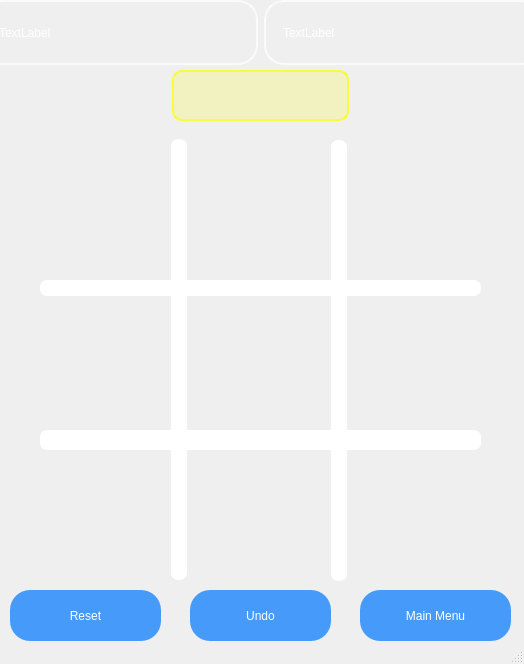
<?xml version="1.0" encoding="UTF-8"?>
<ui version="4.0">
 <class>Gameboard</class>
 <widget class="QMainWindow" name="Gameboard">
  <property name="geometry">
   <rect>
    <x>0</x>
    <y>0</y>
    <width>524</width>
    <height>664</height>
   </rect>
  </property>
  <property name="windowTitle">
   <string>MainWindow</string>
  </property>
  <property name="styleSheet">
   <string notr="true">QMainWindow {
    background: qlineargradient(
        spread: pad,
        x1: 0, y1: 0,
        x2: 1, y2: 1,
        stop: 0 rgba(0, 34, 133, 180),
        stop: 1 rgba(255, 255, 255, 80)
    );
}
</string>
  </property>
  <widget class="QWidget" name="centralwidget">
   <widget class="QPushButton" name="Reset_button">
    <property name="geometry">
     <rect>
      <x>10</x>
      <y>590</y>
      <width>151</width>
      <height>51</height>
     </rect>
    </property>
    <property name="styleSheet">
     <string notr="true">QPushButton {
    border: none;
    color: white;
    background-color: rgba(0, 120, 255, 180); /* أزرق شفاف */
    font: bold 11pt &quot;Arial&quot;;
    border-radius: 20px;
    padding: 8px;
}

QPushButton:hover {
    background-color: rgba(30, 144, 255, 220); /* أزرق أفتح عند المرور */
    font: bold 12pt &quot;Arial&quot;;
}

QPushButton:pressed {
    background-color: rgba(0, 80, 180, 255); /* أزرق داكن عند الضغط */
    font: bold 12pt &quot;Arial&quot;;
}
</string>
    </property>
    <property name="text">
     <string>Reset</string>
    </property>
   </widget>
   <widget class="QPushButton" name="Back_gboard">
    <property name="geometry">
     <rect>
      <x>360</x>
      <y>590</y>
      <width>151</width>
      <height>51</height>
     </rect>
    </property>
    <property name="styleSheet">
     <string notr="true">QPushButton {
    border: none;
    color: white;
    background-color: rgba(0, 120, 255, 180); /* أزرق شفاف */
    font: bold 11pt &quot;Arial&quot;;
    border-radius: 20px;
    padding: 8px;
}

QPushButton:hover {
    background-color: rgba(30, 144, 255, 220); /* أزرق أفتح عند المرور */
    font: bold 12pt &quot;Arial&quot;;
}

QPushButton:pressed {
    background-color: rgba(0, 80, 180, 255); /* أزرق داكن عند الضغط */
    font: bold 12pt &quot;Arial&quot;;
}
</string>
    </property>
    <property name="text">
     <string>Main Menu</string>
    </property>
   </widget>
   <widget class="QWidget" name="gridLayoutWidget_2">
    <property name="geometry">
     <rect>
      <x>-20</x>
      <y>0</y>
      <width>561</width>
      <height>65</height>
     </rect>
    </property>
    <layout class="QHBoxLayout" name="horizontalLayout">
     <item>
      <widget class="QLabel" name="p1_label">
       <property name="styleSheet">
        <string notr="true">QLabel {
    background-color: qlineargradient(
        x1: 0, y1: 0,
        x2: 1, y2: 1,
        stop: 0 rgba(30, 60, 114, 150),
        stop: 1 rgba(42, 82, 152, 150)
    );
    color: white;
    font: bold 14pt &quot;Segoe UI&quot;;
    padding: 14px;
    border-radius: 20px;
    border: 2px solid rgba(255, 255, 255, 180); 
    qproperty-alignment: AlignCenter;
}
QLabel[active=&quot;true&quot;] {
    background-color: qlineargradient(
        x1: 1, y1: 0,
        x2: 0, y2: 1,
        stop: 0 rgba(58, 28, 113, 180),
        stop: 1 rgba(215, 109, 119, 180)
    );
    color: #FFEB3B;
    border: 2px solid #FFEB3B;
}</string>
       </property>
       <property name="text">
        <string>TextLabel</string>
       </property>
      </widget>
     </item>
     <item>
      <widget class="QLabel" name="another_label">
       <property name="styleSheet">
        <string notr="true">QLabel {
    background-color: qlineargradient(
        x1: 0, y1: 0,
        x2: 1, y2: 1,
        stop: 0 rgba(30, 60, 114, 150),
        stop: 1 rgba(42, 82, 152, 150)
    );
    color: white;
    font: bold 14pt &quot;Segoe UI&quot;;
    padding: 14px;
    border-radius: 20px;
    border: 2px solid rgba(255, 255, 255, 180); 
    qproperty-alignment: AlignCenter;
}
QLabel[active=&quot;true&quot;] {
    background-color: qlineargradient(
        x1: 1, y1: 0,
        x2: 0, y2: 1,
        stop: 0 rgba(58, 28, 113, 180),
        stop: 1 rgba(215, 109, 119, 180)
    );
    color: #FFEB3B;
    border: 2px solid #FFEB3B;
}</string>
       </property>
       <property name="text">
        <string>TextLabel</string>
       </property>
      </widget>
     </item>
    </layout>
   </widget>
   <widget class="QPushButton" name="c_1">
    <property name="geometry">
     <rect>
      <x>40</x>
      <y>140</y>
      <width>141</width>
      <height>151</height>
     </rect>
    </property>
    <property name="font">
     <font>
      <pointsize>36</pointsize>
     </font>
    </property>
    <property name="styleSheet">
     <string notr="true">QPushButton {
    background-color: transparent;
    border: none;
}

QPushButton:hover {
    background: qlineargradient(spread:pad, x1:0, y1:0, x2:1, y2:1, stop:0 rgba(0, 0, 255, 255), stop:1 rgba(255, 255, 255, 255));
    border: none;
}</string>
    </property>
    <property name="text">
     <string/>
    </property>
    <property name="icon">
     <iconset>
      <normaloff>../Downloads/Adobe Express - file.png</normaloff>../Downloads/Adobe Express - file.png</iconset>
    </property>
    <property name="iconSize">
     <size>
      <width>150</width>
      <height>125</height>
     </size>
    </property>
   </widget>
   <widget class="QPushButton" name="c_3">
    <property name="geometry">
     <rect>
      <x>340</x>
      <y>140</y>
      <width>141</width>
      <height>151</height>
     </rect>
    </property>
    <property name="styleSheet">
     <string notr="true">QPushButton {
    background-color: transparent;
    border: none;
}

QPushButton:hover {
    background: qlineargradient(spread:pad, x1:0, y1:0, x2:1, y2:1, stop:0 rgba(0, 0, 255, 255), stop:1 rgba(255, 255, 255, 255));
    border: none;
}</string>
    </property>
    <property name="text">
     <string/>
    </property>
    <property name="icon">
     <iconset>
      <normaloff>../Downloads/Adobe Express - file.png</normaloff>../Downloads/Adobe Express - file.png</iconset>
    </property>
    <property name="iconSize">
     <size>
      <width>150</width>
      <height>125</height>
     </size>
    </property>
   </widget>
   <widget class="QPushButton" name="c_2">
    <property name="geometry">
     <rect>
      <x>180</x>
      <y>140</y>
      <width>161</width>
      <height>151</height>
     </rect>
    </property>
    <property name="styleSheet">
     <string notr="true">QPushButton {
    background-color: transparent;
    border: none;
}

QPushButton:hover {
    background: qlineargradient(spread:pad, x1:0, y1:0, x2:1, y2:1, stop:0 rgba(0, 0, 255, 255), stop:1 rgba(255, 255, 255, 255));
    border: none;
}</string>
    </property>
    <property name="text">
     <string/>
    </property>
    <property name="icon">
     <iconset>
      <normaloff>../Downloads/Adobe Express - file (1).png</normaloff>../Downloads/Adobe Express - file (1).png</iconset>
    </property>
    <property name="iconSize">
     <size>
      <width>150</width>
      <height>120</height>
     </size>
    </property>
   </widget>
   <widget class="QPushButton" name="c_6">
    <property name="geometry">
     <rect>
      <x>340</x>
      <y>290</y>
      <width>141</width>
      <height>151</height>
     </rect>
    </property>
    <property name="styleSheet">
     <string notr="true">QPushButton {
    background-color: transparent;
    border: none;
}

QPushButton:hover {
    background: qlineargradient(spread:pad, x1:0, y1:0, x2:1, y2:1, stop:0 rgba(0, 0, 255, 255), stop:1 rgba(255, 255, 255, 255));
    border: none;
}</string>
    </property>
    <property name="text">
     <string/>
    </property>
    <property name="icon">
     <iconset>
      <normaloff>../Downloads/Adobe Express - file (1).png</normaloff>../Downloads/Adobe Express - file (1).png</iconset>
    </property>
    <property name="iconSize">
     <size>
      <width>150</width>
      <height>125</height>
     </size>
    </property>
   </widget>
   <widget class="QPushButton" name="c_5">
    <property name="geometry">
     <rect>
      <x>180</x>
      <y>290</y>
      <width>161</width>
      <height>151</height>
     </rect>
    </property>
    <property name="focusPolicy">
     <enum>Qt::FocusPolicy::StrongFocus</enum>
    </property>
    <property name="styleSheet">
     <string notr="true">QPushButton {
    background-color: transparent;
    border: none;
}

QPushButton:hover {
    background: qlineargradient(spread:pad, x1:0, y1:0, x2:1, y2:1, stop:0 rgba(0, 0, 255, 255), stop:1 rgba(255, 255, 255, 255));
    border: none;
}</string>
    </property>
    <property name="text">
     <string/>
    </property>
    <property name="icon">
     <iconset>
      <normaloff>../Downloads/Adobe Express - file.png</normaloff>../Downloads/Adobe Express - file.png</iconset>
    </property>
    <property name="iconSize">
     <size>
      <width>150</width>
      <height>120</height>
     </size>
    </property>
   </widget>
   <widget class="QPushButton" name="c_4">
    <property name="geometry">
     <rect>
      <x>40</x>
      <y>290</y>
      <width>141</width>
      <height>151</height>
     </rect>
    </property>
    <property name="styleSheet">
     <string notr="true">QPushButton {
    background-color: transparent;
    border: none;
}

QPushButton:hover {
    background: qlineargradient(spread:pad, x1:0, y1:0, x2:1, y2:1, stop:0 rgba(0, 0, 255, 255), stop:1 rgba(255, 255, 255, 255));
    border: none;
}</string>
    </property>
    <property name="text">
     <string/>
    </property>
    <property name="icon">
     <iconset>
      <normaloff>../Downloads/Adobe Express - file (1).png</normaloff>../Downloads/Adobe Express - file (1).png</iconset>
    </property>
    <property name="iconSize">
     <size>
      <width>150</width>
      <height>125</height>
     </size>
    </property>
   </widget>
   <widget class="QPushButton" name="c_9">
    <property name="geometry">
     <rect>
      <x>340</x>
      <y>440</y>
      <width>141</width>
      <height>141</height>
     </rect>
    </property>
    <property name="styleSheet">
     <string notr="true">QPushButton {
    background-color: transparent;
    border: none;
}

QPushButton:hover {
    background: qlineargradient(spread:pad, x1:0, y1:0, x2:1, y2:1, stop:0 rgba(0, 0, 255, 255), stop:1 rgba(255, 255, 255, 255));
    border: none;
}</string>
    </property>
    <property name="text">
     <string/>
    </property>
    <property name="icon">
     <iconset>
      <normaloff>../Downloads/Adobe Express - file.png</normaloff>../Downloads/Adobe Express - file.png</iconset>
    </property>
    <property name="iconSize">
     <size>
      <width>150</width>
      <height>125</height>
     </size>
    </property>
   </widget>
   <widget class="QPushButton" name="c_8">
    <property name="geometry">
     <rect>
      <x>180</x>
      <y>440</y>
      <width>161</width>
      <height>141</height>
     </rect>
    </property>
    <property name="styleSheet">
     <string notr="true">QPushButton {
    background-color: transparent;
    border: none;
}

QPushButton:hover {
    background: qlineargradient(spread:pad, x1:0, y1:0, x2:1, y2:1, stop:0 rgba(0, 0, 255, 255), stop:1 rgba(255, 255, 255, 255));
    border: none;
}</string>
    </property>
    <property name="text">
     <string/>
    </property>
    <property name="icon">
     <iconset>
      <normaloff>../Downloads/Adobe Express - file.png</normaloff>../Downloads/Adobe Express - file.png</iconset>
    </property>
    <property name="iconSize">
     <size>
      <width>150</width>
      <height>120</height>
     </size>
    </property>
   </widget>
   <widget class="QPushButton" name="c_7">
    <property name="geometry">
     <rect>
      <x>40</x>
      <y>440</y>
      <width>141</width>
      <height>141</height>
     </rect>
    </property>
    <property name="styleSheet">
     <string notr="true">QPushButton {
    background-color: transparent;
    border: none;
}

QPushButton:hover {
    background: qlineargradient(spread:pad, x1:0, y1:0, x2:1, y2:1, stop:0 rgba(0, 0, 255, 255), stop:1 rgba(255, 255, 255, 255));
    border: none;
}</string>
    </property>
    <property name="text">
     <string/>
    </property>
    <property name="icon">
     <iconset>
      <normaloff>../Downloads/Adobe Express - file (1).png</normaloff>../Downloads/Adobe Express - file (1).png</iconset>
    </property>
    <property name="iconSize">
     <size>
      <width>150</width>
      <height>125</height>
     </size>
    </property>
   </widget>
   <widget class="QLabel" name="upper">
    <property name="geometry">
     <rect>
      <x>40</x>
      <y>280</y>
      <width>441</width>
      <height>16</height>
     </rect>
    </property>
    <property name="font">
     <font>
      <fontweight>Thin</fontweight>
     </font>
    </property>
    <property name="styleSheet">
     <string notr="true">QLabel {
    background-color: rgba(255, 255, 255, 1); /* Neon white with 30% opacity */
    border: none;
    min-width: 0px;
    min-height: 0px;
    border-radius: 7px;
    box-shadow: 0 0 4px rgba(255, 255, 255, 1); /* Lighter neon glow */
}</string>
    </property>
    <property name="text">
     <string/>
    </property>
   </widget>
   <widget class="QLabel" name="Lower">
    <property name="geometry">
     <rect>
      <x>40</x>
      <y>430</y>
      <width>441</width>
      <height>20</height>
     </rect>
    </property>
    <property name="styleSheet">
     <string notr="true">QLabel {
    background-color: rgba(255, 255, 255, 1); /* Neon white with 30% opacity */
    border: none;
    min-width: 0px;
    min-height: 0px;
    border-radius: 7px;
    box-shadow: 0 0 4px rgba(255, 255, 255, 1); /* Lighter neon glow */
}</string>
    </property>
    <property name="text">
     <string/>
    </property>
   </widget>
   <widget class="QLabel" name="Right">
    <property name="geometry">
     <rect>
      <x>171</x>
      <y>139</y>
      <width>16</width>
      <height>441</height>
     </rect>
    </property>
    <property name="styleSheet">
     <string notr="true">QLabel{
    background-color: rgba(255, 255, 255, 1); /* Neon white with 30% opacity */
    border: none;
    min-width: 0px;
    min-height: 0px;
    border-radius: 7px;
    box-shadow: 0 0 4px rgba(255, 255, 255, 1); /* Lighter neon glow */
}</string>
    </property>
    <property name="text">
     <string/>
    </property>
   </widget>
   <widget class="QLabel" name="left">
    <property name="geometry">
     <rect>
      <x>331</x>
      <y>140</y>
      <width>16</width>
      <height>441</height>
     </rect>
    </property>
    <property name="styleSheet">
     <string notr="true">QLabel#left {
    background-color: rgba(255, 255, 255, 1); /* Neon white with 30% opacity */
    border: none;
    min-width: 0px;
    min-height: 0px;
    border-radius: 7px;
    box-shadow: 0 0 4px rgba(255, 255, 255, 1); /* Lighter neon glow */
}</string>
    </property>
    <property name="lineWidth">
     <number>0</number>
    </property>
    <property name="text">
     <string/>
    </property>
   </widget>
   <widget class="QPushButton" name="undo">
    <property name="geometry">
     <rect>
      <x>190</x>
      <y>590</y>
      <width>141</width>
      <height>51</height>
     </rect>
    </property>
    <property name="styleSheet">
     <string notr="true">QPushButton {
    border: none;
    color: white;
    background-color: rgba(0, 120, 255, 180); /* أزرق شفاف */
    font: bold 11pt &quot;Arial&quot;;
    border-radius: 20px;
    padding: 8px;
}

QPushButton:hover {
    background-color: rgba(30, 144, 255, 220); /* أزرق أفتح عند المرور */
    font: bold 12pt &quot;Arial&quot;;
}

QPushButton:pressed {
    background-color: rgba(0, 80, 180, 255); /* أزرق داكن عند الضغط */
    font: bold 12pt &quot;Arial&quot;;
}
</string>
    </property>
    <property name="text">
     <string>Undo</string>
    </property>
   </widget>
   <widget class="QWidget" name="gridLayoutWidget">
    <property name="geometry">
     <rect>
      <x>-10</x>
      <y>70</y>
      <width>541</width>
      <height>51</height>
     </rect>
    </property>
    <layout class="QGridLayout" name="gridLayout">
     <item row="0" column="0">
      <widget class="QLabel" name="p1_wins_label">
       <property name="font">
        <font>
         <family>Arial</family>
         <pointsize>14</pointsize>
         <italic>false</italic>
         <bold>true</bold>
        </font>
       </property>
       <property name="styleSheet">
        <string notr="true">/* Shared style for all 3 states */
QLabel#p1_wins_label[status=&quot;win&quot;],
QLabel#p1_wins_label[status=&quot;lose&quot;],
QLabel#p1_wins_label[status=&quot;draw&quot;] {
    border-radius: 10px;
    font-weight: bold;
    padding: 6px;
    qproperty-alignment: AlignCenter;  /* Center the text */
    min-width: 100px; /* Optional: helps keep shape */
    min-height: 30px;
}

/* 🟢 Win = Neon Green */
QLabel#p1_wins_label[status=&quot;win&quot;] {
    background-color: rgba(0, 255, 0, 50);
    border: 2px solid rgba(0, 255, 0, 180);
    color: white;
}

/* 🔴 Lose = Neon Red */
QLabel#p1_wins_label[status=&quot;lose&quot;] {
    background-color: rgba(255, 0, 0, 50);
    border: 2px solid rgba(255, 0, 0, 180);
    color: white;
}

/* 🟡 Draw = Neon Yellow */
QLabel#p1_wins_label[status=&quot;draw&quot;] {
    background-color: rgba(255, 255, 0, 50);
    border: 2px solid rgba(255, 255, 0, 180);
    color: white;
}</string>
       </property>
       <property name="text">
        <string/>
       </property>
      </widget>
     </item>
     <item row="0" column="1">
      <widget class="QLabel" name="ties_label">
       <property name="font">
        <font>
         <family>Arial</family>
         <pointsize>14</pointsize>
         <italic>false</italic>
         <bold>true</bold>
        </font>
       </property>
       <property name="styleSheet">
        <string notr="true">QLabel {
    background-color: rgba(255, 255, 0, 50);  /* Neon yellow with transparency */
    color: white;                             /* Text color */
    border: 2px solid rgba(255, 255, 0, 180); /* Neon border */
	qproperty-alignment: AlignCenter;  /* Center the text */
    border-radius: 10px;
    padding: 5px;
    font-weight: bold;
}</string>
       </property>
       <property name="text">
        <string/>
       </property>
      </widget>
     </item>
     <item row="0" column="2">
      <widget class="QLabel" name="p2_wins_label">
       <property name="font">
        <font>
         <family>Arial</family>
         <pointsize>14</pointsize>
         <italic>false</italic>
         <bold>true</bold>
        </font>
       </property>
       <property name="styleSheet">
        <string notr="true">/* Shared style for all 3 states */
QLabel#p2_wins_label[status=&quot;win&quot;],
QLabel#p2_wins_label[status=&quot;lose&quot;],
QLabel#p2_wins_label[status=&quot;draw&quot;] {
    border-radius: 10px;
    font-weight: bold;
    padding: 6px;
    qproperty-alignment: AlignCenter;  /* Center the text */
    min-width: 100px; /* Optional: helps keep shape */
    min-height: 30px;
}

/* 🟢 Win = Neon Green */
QLabel#p2_wins_label[status=&quot;win&quot;] {
    background-color: rgba(0, 255, 0, 50);
    border: 2px solid rgba(0, 255, 0, 180);
    color: white;
}

/* 🔴 Lose = Neon Red */
QLabel#p2_wins_label[status=&quot;lose&quot;] {
    background-color: rgba(255, 0, 0, 50);
    border: 2px solid rgba(255, 0, 0, 180);
    color: white;
}

/* 🟡 Draw = Neon Yellow */
QLabel#p2_wins_label[status=&quot;draw&quot;] {
    background-color: rgba(255, 255, 0, 50);
    border: 2px solid rgba(255, 255, 0, 180);
    color: white;
}</string>
       </property>
       <property name="text">
        <string/>
       </property>
      </widget>
     </item>
    </layout>
   </widget>
  </widget>
  <widget class="QMenuBar" name="menubar">
   <property name="geometry">
    <rect>
     <x>0</x>
     <y>0</y>
     <width>524</width>
     <height>25</height>
    </rect>
   </property>
  </widget>
  <widget class="QStatusBar" name="statusbar"/>
 </widget>
 <resources/>
 <connections/>
</ui>
